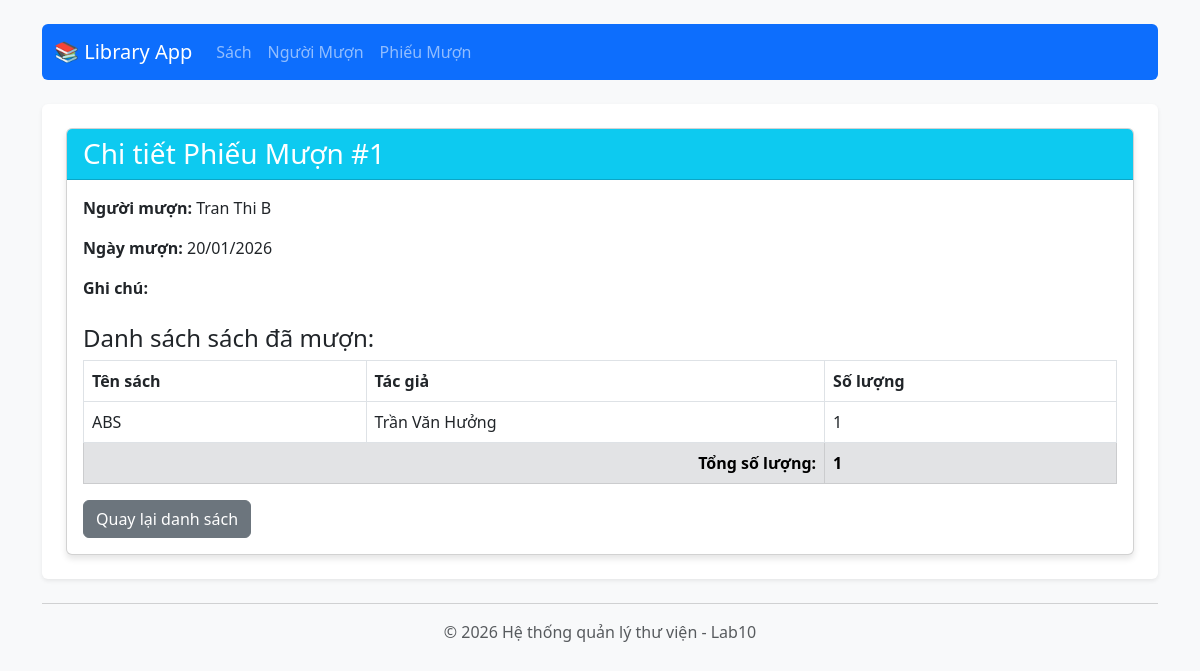
Screenshot of /index.php?controller=borrow&action=show&id=1 with the database file from the repository.
### tables this page shows
CREATE TABLE `borrows` (
  `id` int(11) NOT NULL,
  `borrower_id` int(11) NOT NULL,
  `borrow_date` date NOT NULL,
  `note` varchar(255) DEFAULT NULL
);

CREATE TABLE `borrowers` (
  `id` int(11) NOT NULL,
  `full_name` varchar(120) NOT NULL,
  `phone` varchar(20) DEFAULT NULL,
  `created_at` timestamp NOT NULL DEFAULT current_timestamp()
);

CREATE TABLE `borrow_items` (
  `borrow_id` int(11) NOT NULL,
  `book_id` int(11) NOT NULL,
  `qty` int(11) NOT NULL
);

CREATE TABLE `books` (
  `id` int(11) NOT NULL,
  `title` varchar(200) NOT NULL,
  `author` varchar(120) NOT NULL,
  `price` decimal(10,2) NOT NULL DEFAULT 0.00,
  `qty` int(11) NOT NULL DEFAULT 0,
  `created_at` timestamp NOT NULL DEFAULT current_timestamp()
);

### controllers/BorrowController.php (called while the page is built, shortened)
<?php
require_once APP_ROOT . '/models/BorrowRepository.php';
class BorrowController {
    private $borrowRepo;
    public function __construct() {
        $this->borrowRepo = new BorrowRepository();
    }
    public function show() {
        $id = $_GET['id'] ?? 0;
        $borrow = $this->borrowRepo->getById($id);
        require APP_ROOT . '/views/borrows/show.php';
    }
}
?>

### public/index.php (called while the page is built, shortened)
<?php
$controller = isset($_GET['controller']) ? $_GET['controller'] : 'book';
$action     = isset($_GET['action']) ? $_GET['action'] : 'index';
switch ($controller) {
    case 'borrow':
        require_once APP_ROOT . '/controllers/BorrowController.php';
        $obj = new BorrowController();
        break;
}
$obj->$action();
?>

### config/Database.php (called while the page is built)
<?php
class Database {
    private static $host = 'localhost';
    private static $db_name = 'lab10_library';
    private static $username = 'root';
    private static $password = '';
    public static $conn = null;
    public static function getConnection() {
        if (self::$conn === null) {
            try {
                $dsn = "mysql:host=" . self::$host . ";dbname=" . self::$db_name . ";charset=utf8mb4";
                $options = [
                    PDO::ATTR_ERRMODE => PDO::ERRMODE_EXCEPTION,
                    PDO::ATTR_DEFAULT_FETCH_MODE => PDO::FETCH_ASSOC,
                    PDO::ATTR_EMULATE_PREPARES => false,
                ];
                self::$conn = new PDO($dsn, self::$username, self::$password, $options);
            } catch(PDOException $exception) {
                echo "Lỗi kết nối CSDL: " . $exception->getMessage();
                exit();
            }
        }
        return self::$conn;
    }
}
?>

### models/BorrowRepository.php (called while the page is built, shortened)
<?php
require_once APP_ROOT . '/config/Database.php';
class BorrowRepository {
    private $db;
    public function __construct() {
        $this->db = Database::getConnection();
    }
    public function getById($id) {
        $stmt = $this->db->prepare("SELECT b.*, br.full_name FROM borrows b JOIN borrowers br ON b.borrower_id = br.id WHERE b.id = :id");
        $stmt->execute(['id' => $id]);
        $borrow = $stmt->fetch();
        if ($borrow) {
            $sqlItems = "SELECT bi.*, k.title, k.author FROM borrow_items bi
                         JOIN books k ON bi.book_id = k.id
                         WHERE bi.borrow_id = :id";
            $stmtItems = $this->db->prepare($sqlItems);
            $stmtItems->execute(['id' => $id]);
            $borrow['items'] = $stmtItems->fetchAll();
        }
        return $borrow;
    }
}
?>

### views/borrows/show.php (the view)
<?php include APP_ROOT . '/views/layouts/header.php'; ?>
<div class="card">
    <div class="card-header bg-info text-white">
        <h3 class="mb-0">Chi tiết Phiếu Mượn #<?= $borrow['id'] ?></h3>
    </div>
    <div class="card-body">
        <p><strong>Người mượn:</strong> <?= htmlspecialchars($borrow['full_name']) ?></p>
        <p><strong>Ngày mượn:</strong> <?= date('d/m/Y', strtotime($borrow['borrow_date'])) ?></p>
        <p><strong>Ghi chú:</strong> <?= htmlspecialchars($borrow['note']) ?></p>
        <h4 class="mt-4">Danh sách sách đã mượn:</h4>
        <table class="table table-bordered mt-2">
            <thead>
                <tr>
                    <th>Tên sách</th>
                    <th>Tác giả</th>
                    <th>Số lượng</th>
                </tr>
            </thead>
            <tbody>
                <?php
                $totalQty = 0;
                if (isset($borrow['items'])):
                    foreach($borrow['items'] as $item):
                        $totalQty += $item['qty'];
                ?>
                    <tr>
                        <td><?= htmlspecialchars($item['title']) ?></td>
                        <td><?= htmlspecialchars($item['author']) ?></td>
                        <td><?= $item['qty'] ?></td>
                    </tr>
                <?php endforeach; endif; ?>
            </tbody>
            <tfoot>
                <tr class="table-secondary">
                    <td colspan="2" class="text-end"><strong>Tổng số lượng:</strong></td>
                    <td><strong><?= $totalQty ?></strong></td>
                </tr>
            </tfoot>
        </table>
        <div class="mt-3">
            <a href="index.php?controller=borrow&action=index" class="btn btn-secondary">Quay lại danh sách</a>
        </div>
    </div>
</div>
<?php include APP_ROOT . '/views/layouts/footer.php'; ?>

### views/layouts/header.php (style rules this page uses)
body { background-color: #f8f9fa; }
.card { box-shadow: 0 4px 6px rgba(0,0,0,0.1); }

### rows the page displays
borrows: id "1", borrower.full_name "Tran Thi B", borrow_date "20/01/2026"
borrow_items: book.title "ABS", book.author "Trần Văn Hưởng", qty "1"

### other values shown
$totalQty "1"
